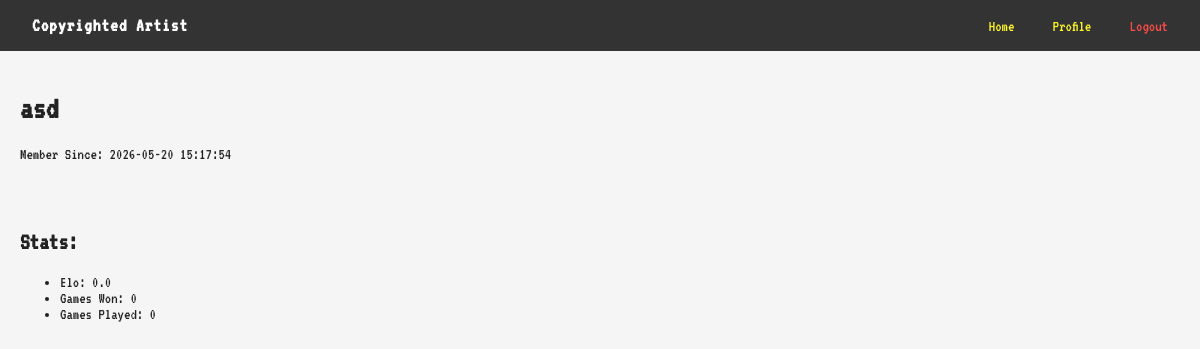
The page /profile (signed in) on the database as committed earlier.
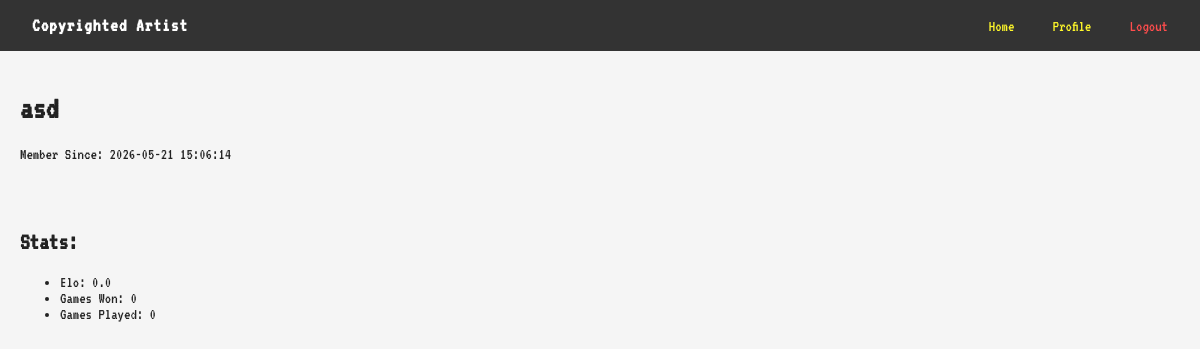
The same page on the database as committed later.
### tables this page shows
CREATE TABLE users
        (id INTEGER PRIMARY KEY AUTOINCREMENT,
        name TEXT NOT NULL COLLATE NOCASE,
        password TEXT NOT NULL,
        created_at TIMESTAMP DEFAULT CURRENT_TIMESTAMP,
        elo REAL,
        games_won INTEGER,
        games_played INTEGER,
        total_placement INTEGER,
        UNIQUE(name));

### __init__.py (the view)
@app.route("/profile", methods=['GET', 'POST'])
def profile():
    user = get_user(session["username"])
    return render_template('profile.html',
                           user = user)

### build_db.py (called while the page is built)
def get_db_connection():
    conn = sqlite3.connect(DB_FILE)
    conn.row_factory = sqlite3.Row
    return conn

def get_user(username):
    conn = get_db_connection()
    c = conn.cursor()
    user = c.execute("SELECT * FROM users WHERE name = ?", (username,)).fetchone()
    conn.close()
    return user

### templates/profile.html (shortened to what this page needs)
{% extends "base.html" %}
{% block content %}
<div class="text-container">
    <h1>{{ user['name'] }}</h1>
    <p>Member Since: {{ user['created_at'] }}</p>
    <br><br>
    <h2>Stats:</h2>
    <ul>
        <li>Elo: {{ user['elo'] }}</li>
        <li>Games Won: {{ user['games_won'] }}</li>
        <li>Games Played: {{ user['games_played'] }}</li>
    </ul>
</div>
{% endblock %}

### templates/base.html (shortened to what this page needs)
<!DOCTYPE html>
<html lang="en">
<head>
    <link rel="stylesheet" href="{{ url_for('static', filename='css/style.css') }}">
</head>
<body>
    <nav>
        <div class="brand">Copyrighted Artist</div>
        <div>
        {% if session.get('username') %}
            <a href="{{ url_for('home') }}" class="nav-link">Home</a>
            <a href="{{ url_for('profile') }}" class="nav-link">Profile</a>
            <a href="{{ url_for('logout') }}" class="logout-btn">Logout</a>
        {% endif %}
        </div>
    </nav>
    <main>
        {% block content %}{% endblock %}
    </main>
</body>
</html>

### static/css/style.css (style rules this page uses)
* { font-family: "VT323", monospace; }
body { margin: 0; background: #f5f5f5; color: #222; }
a { color: #0d6efd; text-decoration: none; }
nav { display: flex; justify-content: space-between; align-items: center; background-color: #333; padding: 1rem 2rem; color: white; }
.brand { font-weight: bold; font-size: 1.2rem; letter-spacing: 1px; }
.nav-link { padding-right: 2rem; color: #fff82a; }
.logout-btn { color: #ff4d4d; }
main { padding: 20px; }

Rows that differ between the two databases and show on the page:
changed users "asd": created_at "2026-05-20 15:17:54" → "2026-05-21 15:06:14"
